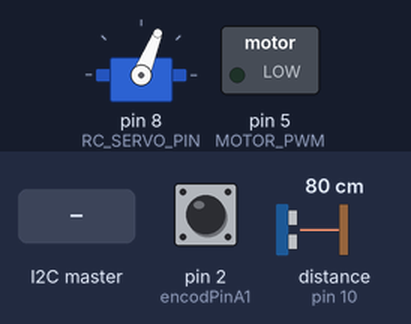
This sketch was run on a simulated Arduino Uno, built with avr-gcc and run on an emulated ATmega328P. On the bench: servo, switched loads named in the sketch (green lamp = pin HIGH). The test bench sets the inputs (shaded band); at power-on: distance to the obstacle (sensor on pin 10) 80 cm, pin 2 (encodPinA1) HIGH. The echo pulse lasts 58.3 µs per cm; what the sketch prints to the serial monitor is not drawn.

Above: at 3.2 s.
3.3 s: the I2C master sends the byte 1
At 4.4 s:
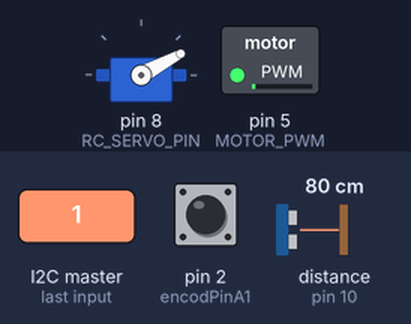
4.8 s: distance to the obstacle (sensor on pin 10) set to 2 cm
7.8 s: the I2C master sends the byte 0
10.8 s: distance to the obstacle (sensor on pin 10) set to 18 cm
13.8 s: the I2C master sends the byte 2
Timing chart, 0 to 16.8 s (numbered marks = the images above; inputs shaded):
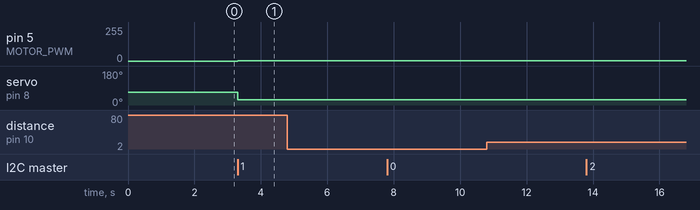

The sketch:

Motor_Control_Encoder_I2C.ino
```cpp
#define debug 1
///////////////////// Steering Servo Control /////////////////////
#define RC_SERVO_PIN 8
#define NEURAL_ANGLE 68
#define LEFT_STEER_ANGLE  -40
#define RIGHT_STEER_ANGLE  40

#include <Servo.h>
Servo   Steeringservo;
int Steering_Angle = NEURAL_ANGLE;

void steering_control()
{
  if(Steering_Angle<= LEFT_STEER_ANGLE + NEURAL_ANGLE)  Steering_Angle  = LEFT_STEER_ANGLE + NEURAL_ANGLE;
  if(Steering_Angle>= RIGHT_STEER_ANGLE + NEURAL_ANGLE)  Steering_Angle = RIGHT_STEER_ANGLE + NEURAL_ANGLE;
  Steeringservo.write(Steering_Angle);
}

///////////////////// Steering Servo Control /////////////////////

/////////////////////// DC Motor Control /////////////////////
#include "src/PinChangeInt.h"

volatile long encoderPos = 0, last_pos=0;
unsigned long lastTime,now;
double input = 0;

#define MOTOR_PWM 5
#define MOTOR_DIR 4
#define encodPinA1      2                       // Quadrature encoder A pin
#define encodPinB1      3                       // Quadrature encoder B pin

int Motor_Speed = 0;

void interrupt_setup(void)
{
  pinMode(encodPinA1, INPUT_PULLUP);                  // quadrature encoder input A
  pinMode(encodPinB1, INPUT_PULLUP);                  // quadrature encoder input B
  attachInterrupt(0, encoder, FALLING);               // update encoder position
  TCCR1B = TCCR1B & 0b11111000 | 1;                   // To prevent Motor Noise
}

void encoder()
{                                              // pulse and direction, direct port reading to save cycles
  //Serial.println("interrupt");
  if(digitalRead(encodPinB1)==LOW)    encoderPos--;             // if(digitalRead(encodPinB1)==HIGH)   count --;
  else                                 encoderPos++;             // if(digitalRead(encodPinB1)==LOW)   count ++;
}

void motor_control(int dir, int motor_pwm)
{

  if(dir == -1) // forward
  {
    digitalWrite(MOTOR_DIR,LOW);
    analogWrite(MOTOR_PWM,motor_pwm);
  }
  else if(dir == 1) // backward
  {
    digitalWrite(MOTOR_DIR, HIGH);
    analogWrite(MOTOR_PWM,motor_pwm);
  }
  else // stop
  {
    analogWrite(MOTOR_PWM,0);
  }
}

/////////////////////// DC Motor Control /////////////////////

////////////////////// Sonar Sensor Setup ////////////////////
#include <NewPing.h>
#define TRIG 9
#define ECHO 10
#define Sonar_MAX_Distance 150
NewPing sonar(9,10,Sonar_MAX_Distance);
int sonar_d = 0;

void sonar_sensor_read(void)
{
  sonar_d=sonar.ping_cm();
  if(sonar_d == 0) sonar_d = Sonar_MAX_Distance;
}

////////////////////// Sonar Sensor Setup ////////////////////

/////////////////////////// I2C 통신 //////////////////////////
#include <Wire.h>

#define debug 1

void receiveEvent(int howMany)
{
  unsigned  char a[6];
  a[0] = Wire.read();
  a[1] = Wire.read();
  a[2] = Wire.read();
  a[3] = Wire.read();
  a[4] = Wire.read();
  a[5] = Wire.read();


  Steering_Angle =  a[1]*256 + a[2];
  Motor_Speed    =  a[4]*256 + a[5];


  Serial.print(a[0]);   Serial.print("  ");  Serial.print(a[1]);  Serial.print("  ");
  Serial.print(a[2]);   Serial.print("  ");  Serial.print(a[4]);   Serial.print("  ");
  Serial.print(a[5]);   Serial.print("  ");
  Serial.print(Steering_Angle);   Serial.print("  ");
  Serial.println(Motor_Speed);

  steering_control();

  if(Motor_Speed> 0)      motor_control(1,Motor_Speed);
  else if(Motor_Speed< 0) motor_control(-1,-Motor_Speed);
  else motor_control(0,0);

}
/////////////////////////// I2C 통신 //////////////////////////

void requestEvent()
{
  unsigned char s[6] = {0,};
  int temp;
  temp = sonar_d*10;

  //s[0]='#';

  s[0]= (temp&0xff00)>>8;
  s[1]= (temp&0x00ff);

  /*
  s[2]= (encoderPos&0xff000000)>>24;    // encoder MSB 8bit
  s[3]= (encoderPos&0x00ff0000)>>16;
  s[4]= (encoderPos&0x0000ff00)>>8;
  s[5]= (encoderPos&0x000000ff);        // encoder LSB 8bit
  //s[7]='*';
  */

  s[2]= (encoderPos&0xff00)>>8;
  s[3]= (encoderPos&0x00ff);
  s[4] = 0;
  s[5] = 0;

  Wire.write(s,6); // respond
  //sensor_flag = 0;
}

void setup()
{
  interrupt_setup();
  Wire.begin(5);    // I2C bus  #5
  Wire.onRequest(requestEvent); // register events
  Wire.onReceive(receiveEvent);
  Steeringservo.attach(RC_SERVO_PIN);
  Steeringservo.write(Steering_Angle);
  pinMode(TRIG, OUTPUT);
  pinMode(ECHO, INPUT);
  Serial.begin(115200);
  delay(2000);
}

void loop()
{

  now = millis();
  int timeChange = (now - lastTime);
  if(timeChange>=500 )
  {
      //input = (360.0*1000*(encoderPos-last_pos)) /(1856.0*(now - lastTime));
      lastTime=now;
      last_pos=encoderPos;
  }
  sonar_sensor_read();
  if(debug == 1)
  {
    ///////////// Steering Servo  //////////////
    Serial.print("Sonar : ");
    Serial.print(sonar_d);
    Serial.print("cm");

    ///////////// Steering Servo  /////////////
    Serial.print("  Steering Angle : ");
    Serial.print(Steering_Angle);

    ////////////// encoder  ///////////////////
    Serial.print("  Encoder Pos : ");
    Serial.print(encoderPos);

    /////////////// Motor PWM  /////////////////
    Serial.print("  Motor PWM : ");
    Serial.println(Motor_Speed);
  }
}
```

Measured:
- after the input at 3.3 s, pin 5 (MOTOR_PWM): 0/255 → 1/255 at once; servo on pin 8 (RC_SERVO_PIN): 68° → 28° at once
